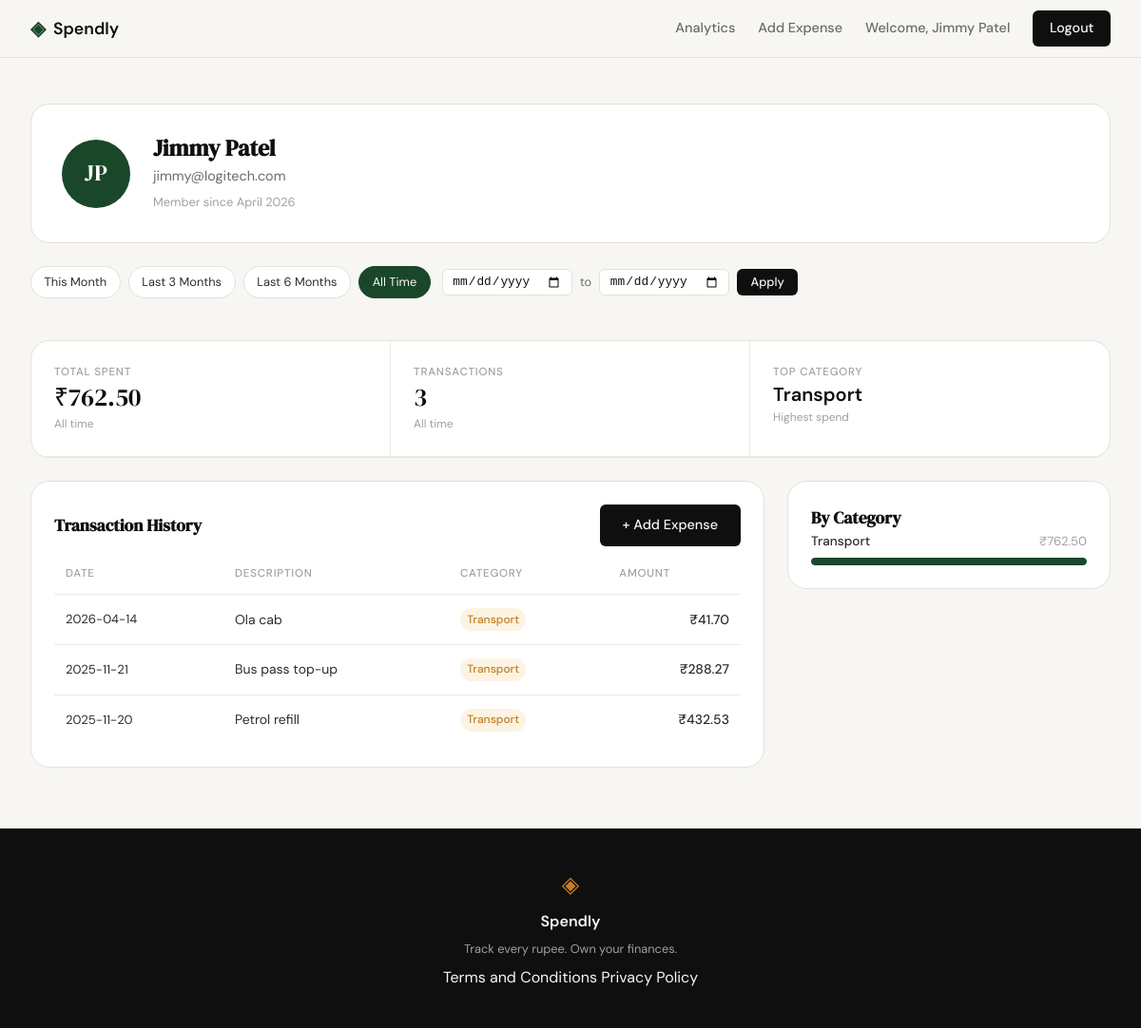
/profile (signed in), run on an earlier commit of the app's database.
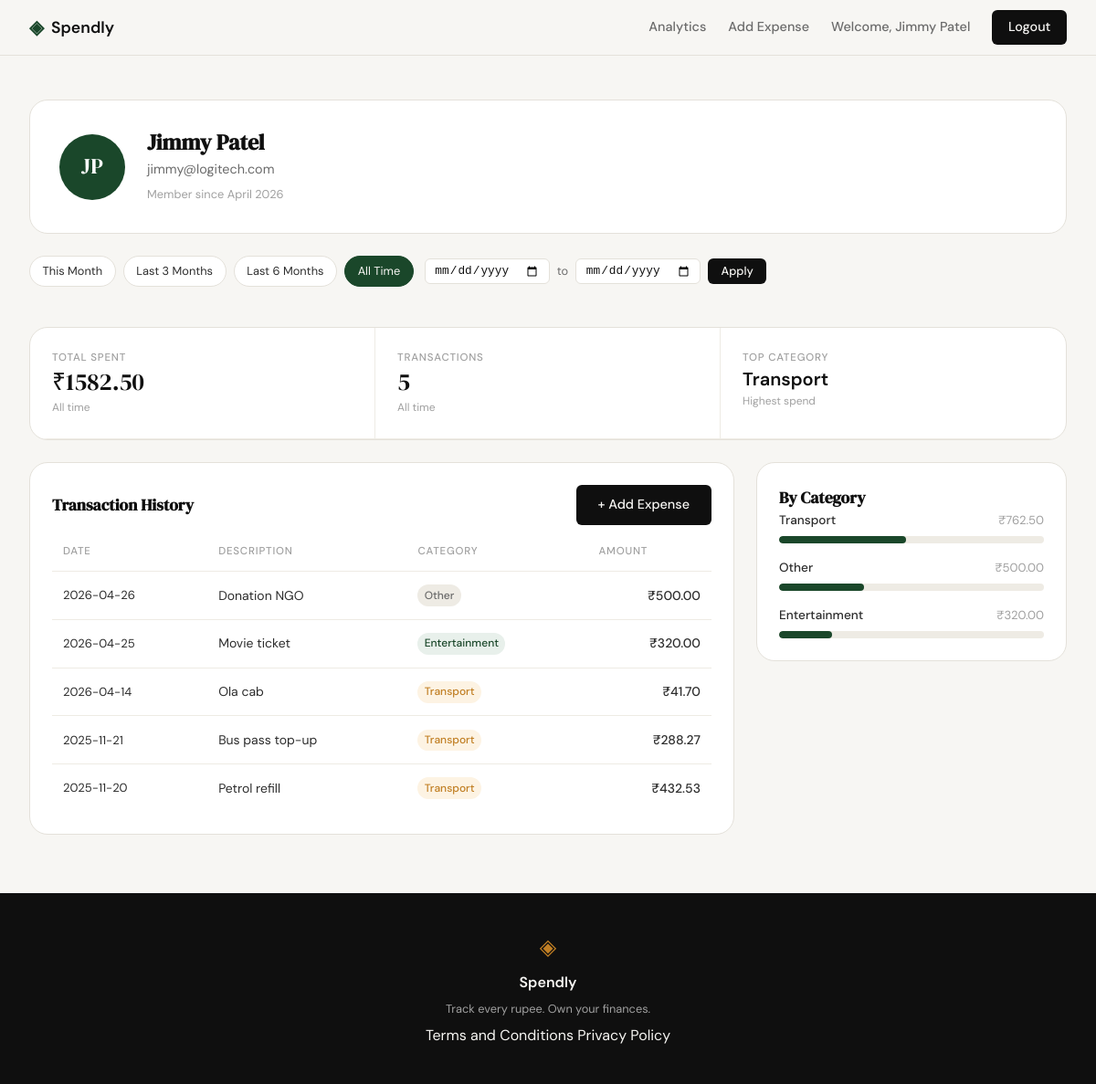
And on a later commit of the database.
### tables this page shows
CREATE TABLE users (
            id            INTEGER PRIMARY KEY AUTOINCREMENT,
            name          TEXT    NOT NULL,
            email         TEXT    UNIQUE NOT NULL,
            password_hash TEXT    NOT NULL,
            created_at    TEXT    DEFAULT (datetime('now'))
        );

CREATE TABLE expenses (
            id          INTEGER PRIMARY KEY AUTOINCREMENT,
            user_id     INTEGER NOT NULL REFERENCES users(id),
            amount      REAL    NOT NULL,
            category    TEXT    NOT NULL,
            date        TEXT    NOT NULL,
            description TEXT,
            created_at  TEXT    DEFAULT (datetime('now'))
        );

### app.py (the view)
@app.route("/profile")
def profile():
    if not session.get("user_id"):
        return redirect(url_for("login"))
    user_id = session["user_id"]
    today = date.today()
    presets = {
        "this_month":    (today.replace(day=1).isoformat(), today.isoformat()),
        "last_3_months": (months_ago(today, 3), today.isoformat()),
        "last_6_months": (months_ago(today, 6), today.isoformat()),
    }
    date_from = parse_date(request.args.get("date_from", "").strip())
    date_to   = parse_date(request.args.get("date_to",   "").strip())
    if date_from and date_to and date_from > date_to:
        flash("Start date must be before end date.", "error")
        date_from = date_to = None
    if not (date_from and date_to):
        date_from = date_to = None
    user         = get_user_by_id(user_id)
    stats        = get_summary_stats(user_id, date_from, date_to)
    transactions = get_recent_transactions(user_id, date_from=date_from, date_to=date_to)
    categories   = get_category_breakdown(user_id, date_from, date_to)
    return render_template("profile.html",
                           user=user,
                           stats=stats,
                           transactions=transactions,
                           categories=categories,
                           date_from=date_from,
                           date_to=date_to,
                           presets=presets)

### app.py (called while the page is built)
def months_ago(reference_date, n):
    m = reference_date.month - n
    y = reference_date.year + (m - 1) // 12
    m = ((m - 1) % 12) + 1
    return date(y, m, 1).isoformat()

def parse_date(value):
    try:
        datetime.strptime(value, "%Y-%m-%d")
        return value
    except ValueError:
        return None

### database/db.py (called while the page is built)
def get_db():
    conn = sqlite3.connect(DB_PATH)
    conn.row_factory = sqlite3.Row
    conn.execute("PRAGMA foreign_keys = ON")
    return conn

### database/queries.py (called while the page is built)
def get_user_by_id(user_id):
    conn = get_db()
    row = conn.execute(
        "SELECT name, email, created_at FROM users WHERE id = ?", (user_id,)
    ).fetchone()
    conn.close()
    if row is None:
        return None
    dt = datetime.strptime(row["created_at"][:10], "%Y-%m-%d")
    return {
        "name": row["name"],
        "email": row["email"],
        "member_since": dt.strftime("%B %Y"),
    }

def get_summary_stats(user_id, date_from=None, date_to=None):
    conn = get_db()
    sql_base = "WHERE user_id = ?"
    params = [user_id]
    if date_from and date_to:
        sql_base += " AND date BETWEEN ? AND ?"
        params += [date_from, date_to]
    row = conn.execute(
        "SELECT COALESCE(SUM(amount), 0) AS total, COUNT(*) AS cnt FROM expenses " + sql_base,
        params
    ).fetchone()
    top = conn.execute(
        "SELECT category, SUM(amount) AS s FROM expenses " + sql_base +
        " GROUP BY category ORDER BY s DESC LIMIT 1",
        params
    ).fetchone()
    conn.close()
    return {
        "total_spent": f"₹{row['total']:.2f}",
        "transaction_count": row["cnt"],
        "top_category": top["category"] if top else "—",
    }

def get_recent_transactions(user_id, limit=10, date_from=None, date_to=None):
    conn = get_db()
    sql_base = "WHERE user_id = ?"
    params = [user_id]
    if date_from and date_to:
        sql_base += " AND date BETWEEN ? AND ?"
        params += [date_from, date_to]
    rows = conn.execute(
        "SELECT date, description, category, amount FROM expenses " +
        sql_base + " ORDER BY date DESC, id DESC LIMIT ?",
        params + [limit]
    ).fetchall()
    conn.close()
    return [
        {
            "date": row["date"],
            "description": row["description"] or "",
            "category": row["category"],
            "amount": f"₹{row['amount']:.2f}",
        }
        for row in rows
    ]

### templates/profile.html (shortened to what this page needs)
{% extends "base.html" %}
{% block content %}
<section class="profile-page">
  <div class="profile-inner">
    <div class="profile-header-card">
      <div class="profile-avatar">
        {{ user.name.split()[0][0] | upper }}{{ user.name.split()[-1][0] | upper }}
      </div>
      <div class="profile-info">
        <h1 class="profile-name">{{ user.name }}</h1>
        <p class="profile-email">{{ user.email }}</p>
        <p class="profile-since">Member since {{ user.member_since }}</p>
      </div>
    </div>
    <div class="profile-filter-bar">
      <div class="filter-presets">
        <a href="{{ url_for('profile', date_from=presets.this_month[0], date_to=presets.this_month[1]) }}"
           class="filter-pill{% if date_from == presets.this_month[0] and date_to == presets.this_month[1] %} active{% endif %}">
          This Month
        </a>
        <a href="{{ url_for('profile', date_from=presets.last_3_months[0], date_to=presets.last_3_months[1]) }}"
           class="filter-pill{% if date_from == presets.last_3_months[0] and date_to == presets.last_3_months[1] %} active{% endif %}">
          Last 3 Months
        </a>
        <a href="{{ url_for('profile', date_from=presets.last_6_months[0], date_to=presets.last_6_months[1]) }}"
           class="filter-pill{% if date_from == presets.last_6_months[0] and date_to == presets.last_6_months[1] %} active{% endif %}">
          Last 6 Months
        </a>
        <a href="{{ url_for('profile') }}"
           class="filter-pill{% if not date_from and not date_to %} active{% endif %}">
          All Time
        </a>
      </div>
      <form class="filter-custom" method="GET" action="{{ url_for('profile') }}">
        <input type="date" name="date_from" value="{{ date_from or '' }}" class="filter-date-input">
        <span class="filter-sep">to</span>
        <input type="date" name="date_to" value="{{ date_to or '' }}" class="filter-date-input">
        <button type="submit" class="btn-primary filter-apply">Apply</button>
      </form>
    </div>
    <div class="profile-stats-card">
      <div class="dash-stats">
        <div class="dash-stat">
          <span class="dash-label">Total Spent</span>
          <span class="dash-value">{{ stats.total_spent }}</span>
          <span class="dash-sub">{% if date_from and date_to %}Selected range{% else %}All time{% endif %}</span>
        </div>
        <div class="dash-stat">
          <span class="dash-label">Transactions</span>
          <span class="dash-value">{{ stats.transaction_count }}</span>
          <span class="dash-sub">{% if date_from and date_to %}Selected range{% else %}All time{% endif %}</span>
        </div>
        <div class="dash-stat">
          <span class="dash-label">Top Category</span>
          <span class="dash-value profile-top-cat">{{ stats.top_category }}</span>
          <span class="dash-sub">Highest spend</span>
        </div>
      </div>
    </div>
    <div class="profile-body">
      <div class="profile-card">
        <div class="profile-card-header">
          <h2 class="profile-card-title">Transaction History{{ date_badge(date_from, date_to) }}</h2>
          <a href="{{ url_for('add_expense') }}" class="btn-primary">+ Add Expense</a>
        </div>
        <div class="profile-table-wrap">
          <table class="profile-table">
            <thead>
              <tr>
                <th>Date</th>
                <th>Description</th>
                <th>Category</th>
                <th class="profile-table-amount">Amount</th>
              </tr>
            </thead>
            <tbody>
              {% for tx in transactions %}
              <tr>
                <td class="profile-table-date">{{ tx.date }}</td>
                <td>{{ tx.description }}</td>
                <td><span class="cat-badge cat-{{ tx.category | lower }}">{{ tx.category }}</span></td>
                <td class="profile-table-amount">{{ tx.amount }}</td>
              </tr>
              {% endfor %}
            </tbody>
          </table>
        </div>
      </div>
      <div class="profile-card">
        <h2 class="profile-card-title">By Category{{ date_badge(date_from, date_to) }}</h2>
        <div class="profile-breakdown">
          {% for cat in categories %}
          <div class="profile-break-row">
            <div class="profile-break-meta">
              <span class="profile-break-name">{{ cat.name }}</span>
              <span class="profile-break-amount">{{ cat.amount }}</span>
            </div>
            <div class="dash-bar-track">
              <div class="dash-bar" style="width: {{ cat.pct }}%"></div>
            </div>
          </div>
          {% endfor %}
        </div>
      </div>
    </div>
  </div>
</section>
{% endblock %}

### templates/base.html (shortened to what this page needs)
<!DOCTYPE html>
<html lang="en">
<head>
    <link rel="stylesheet" href="{{ url_for('static', filename='css/style.css') }}">
</head>
<body>
    <nav class="navbar">
        <div class="nav-inner">
            <a href="{{ url_for('landing') }}" class="nav-brand">
                <span class="brand-icon">◈</span>
                <span class="brand-name">Spendly</span>
            </a>
            <div class="nav-links">
                {% if session.get('user_id') %}
                    <a href="{{ url_for('analytics') }}" class="nav-page-link{% if request.endpoint == 'analytics' %} nav-page-link--active{% endif %}">Analytics</a>
                    <a href="{{ url_for('add_expense') }}" class="nav-page-link{% if request.endpoint == 'add_expense' %} nav-page-link--active{% endif %}">Add Expense</a>
                    <span class="nav-greeting">Welcome, {{ session['user_name'] }}</span>
                    <a href="{{ url_for('logout') }}" class="nav-cta">Logout</a>
                {% else %}
                    <a href="{{ url_for('login') }}">Sign in</a>
                    <a href="{{ url_for('register') }}" class="nav-cta">Get started</a>
                {% endif %}
            </div>
        </div>
    </nav>
    <main class="main-content">
        {% block content %}{% endblock %}
    </main>
    <footer class="footer">
        <div class="footer-inner">
            <span class="brand-icon">◈</span>
            <span class="footer-name">Spendly</span>
            <p class="footer-copy">Track every rupee. Own your finances.</p>
            <div class="footer-links">
                <a href="/terms">Terms and Conditions</a>
                <a href="/privacy">Privacy Policy</a>
            </div>
        </div>
    </footer>
</body>
</html>

What changed in the data, as far as the page shows it:
added expenses: date "2026-04-26", description "Donation NGO", category "Other", amount "₹500.00"
added expenses: date "2026-04-25", description "Movie ticket", category "Entertainment", amount "₹320.00"
Also different on the page:
{{ stats.total_spent }}: "₹762.50" → "₹1582.50"
{{ stats.transaction_count }}: "3" → "5"
{{ cat.pct }}: 100 → 48 (drawn)
new list line: "Other ₹500.00"
new list line: "Entertainment ₹320.00"
